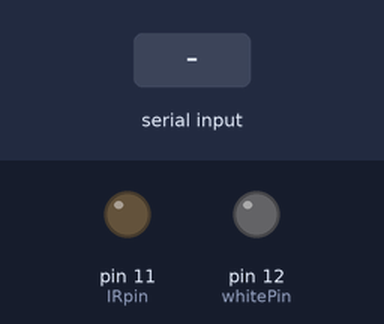
This sketch was run on a simulated Arduino Uno, built with avr-gcc and run on an emulated ATmega328P. Parts: output pins drawn as LEDs (lit = HIGH). The test bench sets the inputs (shaded band).

Above: at 1.2 s.
1.3 s: byte 11 (11) received over Serial
At 2.0 s:
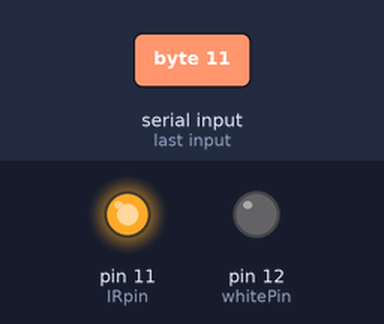
2.8 s: byte 21 (21) received over Serial
At 3.1 s:
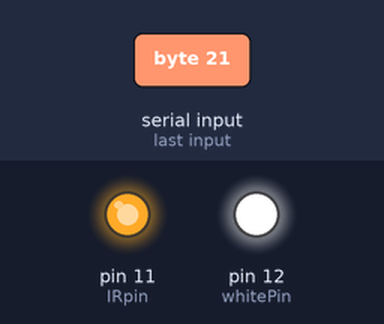
4.3 s: byte 10 (10) received over Serial
At 5.4 s:
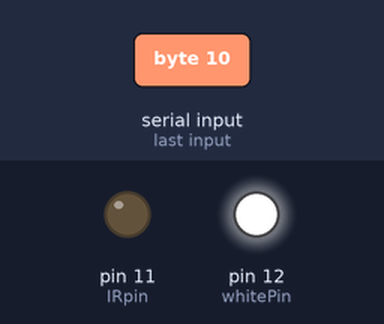
Timing chart, 0 to 7.3 s (numbered marks = the images above; inputs shaded):
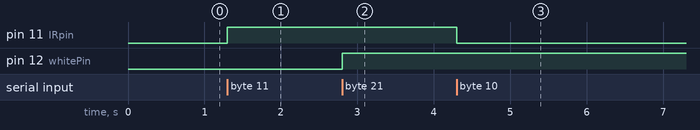

The sketch:

Light_Arduino.ino
```cpp
const int IRpin =  11;
const int whitePin =  12;

int IRstate = LOW;
int whiteState = LOW;

void setup() {
  Serial.begin(115200);
  pinMode(IRpin, OUTPUT);
  pinMode(whitePin, OUTPUT);
  digitalWrite(IRpin, IRstate);
  digitalWrite(whitePin, whiteState);
}


void loop() {
  int val=-1;
  val=Serial.read();
  if (val!=-1)
  {
    switch (val){
    case 10:
      IRstate = LOW;
      break;
    case 11:
      IRstate = HIGH;
      break;
    case 20:
      whiteState = LOW;
      break;
    case 21:
      whiteState = HIGH;
      break;
    }
    digitalWrite(IRpin, IRstate);
    digitalWrite(whitePin, whiteState);
  }
}
```

Measured:
- after the input at 1.3 s, pin 11 (IRpin): LOW → HIGH at once
- after the input at 2.8 s, pin 12 (whitePin): LOW → HIGH at once
- after the input at 4.3 s, pin 11 (IRpin): HIGH → LOW at once
